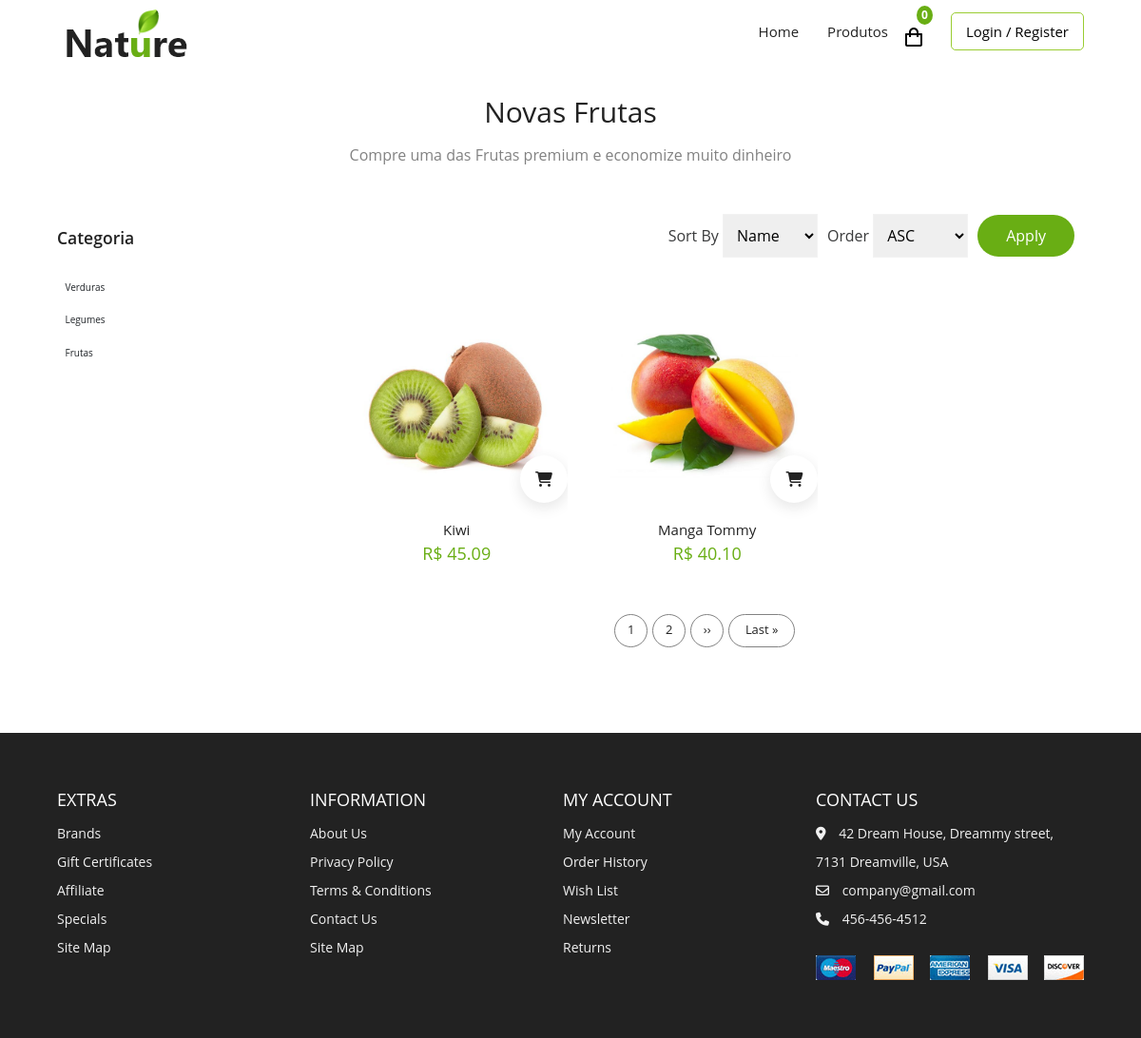
Page /produtos/produtos/frutas/ on the committed database.
### produtos/models.py (models this page shows, shortened)
class Category(models.Model):
    name = models.CharField(max_length = 100, unique = True, help_text = " Nome da categoria dos produtos ")
    slug = models.SlugField(max_length = 100, unique = True, help_text = "Slug do nome do produtos ")
    class Meta:
        ordering = ('-name',)

class Product(models.Model):
    category = models.ForeignKey(Category, related_name = "products", on_delete = models.CASCADE, help_text = "categoria do produto")
    name = models.CharField(max_length = 150, unique = True, help_text = "Nome do Produto")
    slug = models.SlugField(max_length = 150, unique = True)
    image = models.ImageField(upload_to = 'products', help_text = "image do Produto")
    description = models.TextField(help_text = "Descrição do Produto")
    shu = models.CharField(max_length = 40, )
    price = models.DecimalField(max_digits = 10, decimal_places = 2, help_text = "O Valor do Produto")
    available  = models.BooleanField(default = True)
    def get_absolute_url(self):
        return reverse('produtos:details', args=[self.category.slug, self.slug])
    class Meta:
        ordering = ('shu',)

### produtos/views.py (the view)
# urls.py: path('',views.List_Products.as_view(), name = 'list_products'),
class List_Products(View):
    def get(self, request, categoria_slug = None):
        categorias = Category.objects.all()
        requested_categoria = None
        produtos = Product.objects.all()
        if categoria_slug:
            requested_categoria = get_object_or_404(Category, slug = categoria_slug)
            produtos = Product.objects.filter(category = requested_categoria)
        return render(request, 'produtos/list.html',{
            'categorias':categorias, 'produtos':produtos, 'requested_categoria':requested_categoria,
            })

### produtos/templates/produtos/list.html (shortened to what this page needs)
{% extends 'base.html' %}
{% load static %}
{% block index %}
  <section class="section products">
    <div class="title banner_products">
      {% if requested_categoria %}
      {% if requested_categoria.name  == 'Frutas'%}
      <h2>Novas {{ requested_categoria.name  }}</h2>
      <span>Compre uma das {{ requested_categoria.name  }} premium e economize muito dinheiro</span>
      {%elif requested_categoria.name  == 'Verduras'%}
      <h2>Novas {{ requested_categoria.name  }}</h2>
      <span>Compre uma das {{ requested_categoria.name  }} premium e economize muito dinheiro</span>
      {% else %}
      <h2>Novos {{ requested_categoria.name  }}</h2>
      <span>Compre um dos {{ requested_categoria.name  }} premium e economize muito dinheiro</span>
      {% endif %}
      {% else %}
      <h2>Novos Produtos</h2>
      <span>Selecione um dos produtos premium e economize muito dinheiro</span>
      {% endif %}
    </div>
    <div class="products-layout container">
      <div class="col-1-of-3">
        <div>
          <div class="block-title mt-4">
            <h3>Categoria</h3>
          </div>
          <br>
          <ul class="block-content list-group-item  border-0 p-0 selected">
            {% for categoria in categorias %}
            <li
            {% if categoria.slug == requested_category.slug  %}
            class="list-group-item  border-0 p-0 selected"
            {% else %}
            class="list-group-item  border-0 p-0 unselected"
            {% endif %}>
            <a href="{% url 'produtos:produtos_list_da_categoria' categoria.slug %}" class="btn btn-block text-left">
            {{ categoria.name }}
            </a>
            </li>
            {% endfor %}
          </ul>
        </div>
      </div>
      <div class="col-3-of-4">
        <form action="">
          <div class="item">
            <label for="sort-by">Sort By</label>
            <select name="sort-by" id="sort-by">
              <option value="title" selected="selected">Name</option>
            </select>
          </div>
          <div class="item">
            <label for="order-by">Order</label>
            <select name="order-by" id="sort-by">
              <option value="ASC" selected="selected">ASC</option>
            </select>
          </div>
          <a href="">Apply</a>
        </form>
        <div class="product-layout">
          {% if Categoria_produtos %}
          {% for produto in Categoria_produtos %}
          <div class="product">
            <div class="img-container">
              <img src="{% static 'images/product-1.jpg' %}" alt="" />
              <div class="addCart">
                <i class="fas fa-shopping-cart"></i>
              </div>
              <ul class="side-icons">
                <span><i class="fas fa-search"></i></span>
                <span><i class="far fa-heart"></i></span>
                <span><i class="fas fa-sliders-h"></i></span>
              </ul>
            </div>
            <div class="bottom">
              <a href="productDetails.html">Bambi Print Mini Backpack</a>
              <div class="price">
                <span>$150</span>
              </div>
            </div>
          </div>
          {% endfor %}
          {% else %}
          {% for produto in produtos %}
          <div class="product">
            <div class="img-container">
              <img src="{{ produto.image.url }}" alt="" />
              <div class="addCart">
                <i class="fas fa-shopping-cart"></i>
              </div>
              <ul class="side-icons">
              </ul>
            </div>
            <div class="bottom">
              <a href="{{ produto.get_absolute_url  }} ">{{ produto.name }}</a>
              <div class="price">
                <span>R$ {{ produto.price }}</span>
              </div>
            </div>
          </div>
          {% endfor %}
          {% endif %}
        </div>
        <ul class="pagination">
          <span>1</span>
          <span>2</span>
          <span class="icon">››</span>
          <span class="last">Last »</span>
        </ul>
      </div>
    </div>
  </section>
  {% endblock %}

### static/styles.css (style rules this page uses)
:root { --primary: #69ae14; --white: #fff; --black: #222; --grey1: #3a3b3c; --grey2: #828282; }
*, *::before, *::after { margin: 0; padding: 0; box-sizing: inherit; }
html { box-sizing: border-box; font-size: 62.5%; }
body { font-family: "Open Sans", sans-serif; font-size: 1.6rem; background-color: var(--white); color: var(--black); font-weight: 400; }
h1, h2, h3, h4, h5 { font-weight: 600; }
a { text-decoration: none; color: inherit; }
li { list-style: none; }
.container { max-width: 114rem; margin: 0 auto; }
@media (max-width: 1200px) { .container { padding: 0 3rem; } }
.section { padding: 10rem 0 5rem 0; overflow: hidden; }
.section .title { text-align: center; margin-bottom: 5rem; }
.section .title h2 { font-size: 3rem; font-weight: 400; margin-bottom: 1.5rem; }
.section .title span { color: var(--grey2); }
.section .product-layout { display: grid; grid-template-columns: repeat(auto-fit, minmax(25rem, 1fr)); gap: 3rem; max-width: 130rem; margin: 0 auto; padding: 0 1.6rem; }
.product { overflow: hidden; }
.product .img-container { position: relative; cursor: pointer; }
.product .img-container img { object-fit: cover; height: 100%; width: 100%; }
.product .bottom { padding: 1rem; text-align: center; }
.product .bottom a { margin-bottom: 1rem; font-weight: inherit; font-size: 1.5rem; }
.product .bottom span { color: var(--primary); font-size: 1.8rem; }
.product .addCart { position: absolute; right: 0; bottom: 0.6rem; background-color: var(--white); border-radius: 50%; padding: 1.3rem 1.6rem; box-shadow: 0 0.5rem 1.5rem rgba(0, 0, 0, 0.1); transition: all 300ms ease-in-out; }
.product i { transition: all 300ms ease-in-out; }
.product .side-icons { position: absolute; right: 0; top: 30%; transform: translate(80%, -50%); display: flex; flex-direction: column; padding: 1rem; transition: all 500ms ease-in-out; }
.products-layout { display: grid; grid-template-columns: 1.05fr 3fr; gap: 0 1rem; }
.col-3-of-4 .product-layout { grid-template-columns: repeat(3, 1fr); }
.col-3-of-4 { text-align: center; }
.col-3-of-4 form { display: flex; align-items: center; justify-content: end; margin-bottom: 3rem; }
.col-3-of-4 form .item { margin-right: 1rem; }
.col-3-of-4 form label { color: var(--grey1); }
.col-3-of-4 form select { font-family: "Open Sans", sans-serif; padding: 1rem; width: 10rem; border: 1px solid #f2f2f2; outline: none; }
.col-3-of-4 form a { display: inline-block; padding: 1rem 3rem; border-radius: 4rem; margin-right: 1rem; background-color: var(--primary); color: var(--white); transition: all 300ms ease-in-out; }
.block-content li { margin-bottom: 1rem; }
.pagination { display: flex; justify-content: center; align-items: center; margin: 4rem 0; }
.pagination span { display: flex; align-items: center; justify-content: center; width: 3.5rem; height: 3.5rem; border-radius: 50%; color: var(--black); font-size: 1.3rem; border: 1px solid var(--grey2); margin-right: 0.5rem; cursor: pointer; }
.pagination span.last { width: 7rem; border-radius: 3rem; }

### rows in the picture
Category: name "Frutas"
Category: name "Verduras"
Category: name "Legumes"
Product: image (picture), name "Kiwi", price "45.09"
Product: image (picture), name "Manga Tommy", price "40.10"
